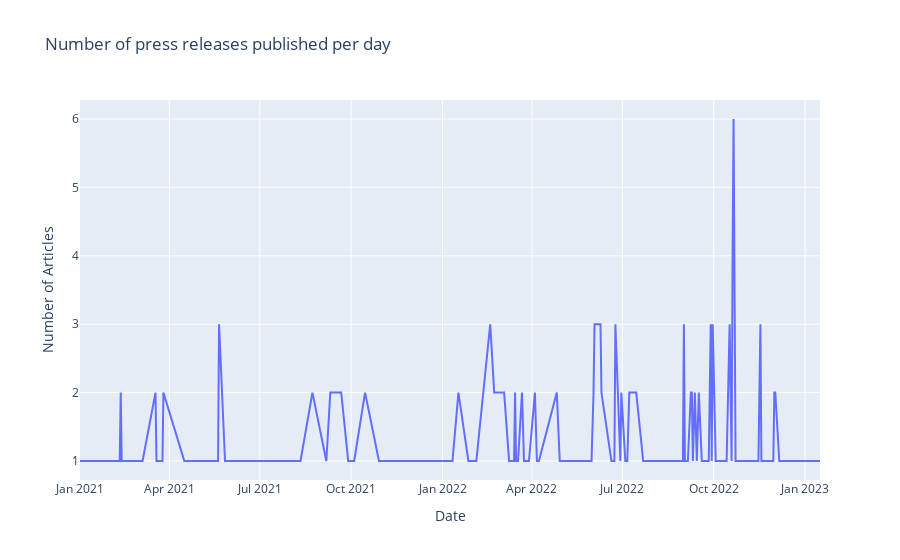

The code cell stored with this chart in its notebook:
### Code cell
# to prevent depreciation warnings
with warnings.catch_warnings():
    warnings.simplefilter('ignore')
    # plot a timeseries of the total number of articles per day
    px.line(df,
        x=df.groupby(df['date']).count().index,
        y=df.groupby(df['date'])['title'].count(),
        title='Number of press releases published per day',
        labels={
            'y': 'Number of Articles',
            'x': 'Date'}).show()

### Figure 1 — Plotly figure (JSON) as saved in the notebook; plotly's stock layout.template omitted (floating-point values rounded to 4 significant figures; data arrays with more than 128 entries replaced by an {"elided": "..."} marker saying what was removed)
{"data": [{"hovertemplate": "Date=%{x}<br>Number of Articles=%{y}<extra></extra>", "legendgroup": "", "line": {"color": "#636efa", "dash": "solid"}, "marker": {"symbol": "circle"}, "mode": "lines", "name": "", "orientation": "v", "showlegend": false, "type": "scatter", "x": {"elided": "164 str values"}, "xaxis": "x", "y": {"elided": "164 int values"}, "yaxis": "y"}], "layout": {"legend": {"tracegroupgap": 0}, "title": {"text": "Number of press releases published per day"}, "xaxis": {"anchor": "y", "domain": [0, 1], "title": {"text": "Date"}}, "yaxis": {"anchor": "x", "domain": [0, 1], "title": {"text": "Number of Articles"}}}}
